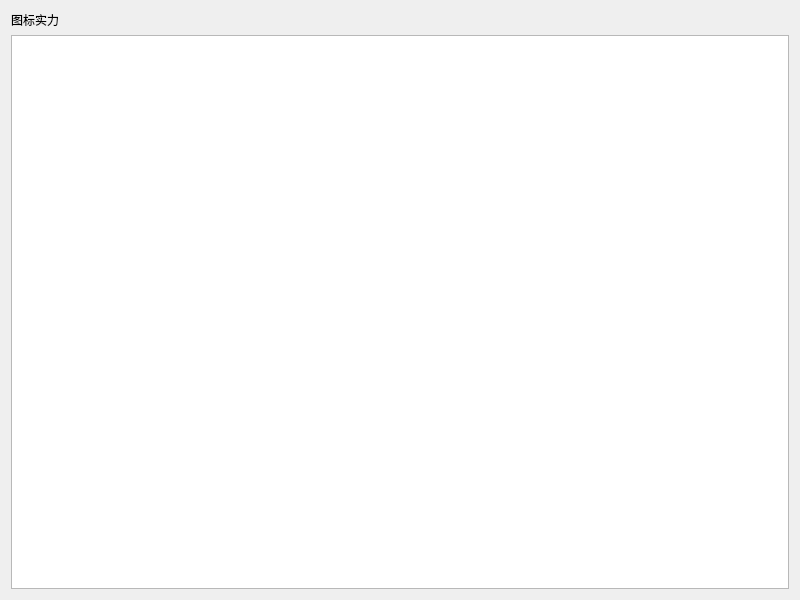
<?xml version="1.0" encoding="UTF-8"?>
<ui version="4.0">
 <class>Widget</class>
 <widget class="QWidget" name="Widget">
  <property name="geometry">
   <rect>
    <x>0</x>
    <y>0</y>
    <width>800</width>
    <height>600</height>
   </rect>
  </property>
  <property name="windowTitle">
   <string>Widget</string>
  </property>
  <layout class="QVBoxLayout" name="verticalLayout">
   <item>
    <widget class="QLabel" name="label">
     <property name="text">
      <string>图标实力</string>
     </property>
    </widget>
   </item>
   <item>
    <widget class="QChartView" name="chartView"/>
   </item>
  </layout>
 </widget>
 <customwidgets>
  <customwidget>
   <class>QChartView</class>
   <extends>QGraphicsView</extends>
   <header>qchartview.h</header>
  </customwidget>
 </customwidgets>
 <resources/>
 <connections/>
</ui>
